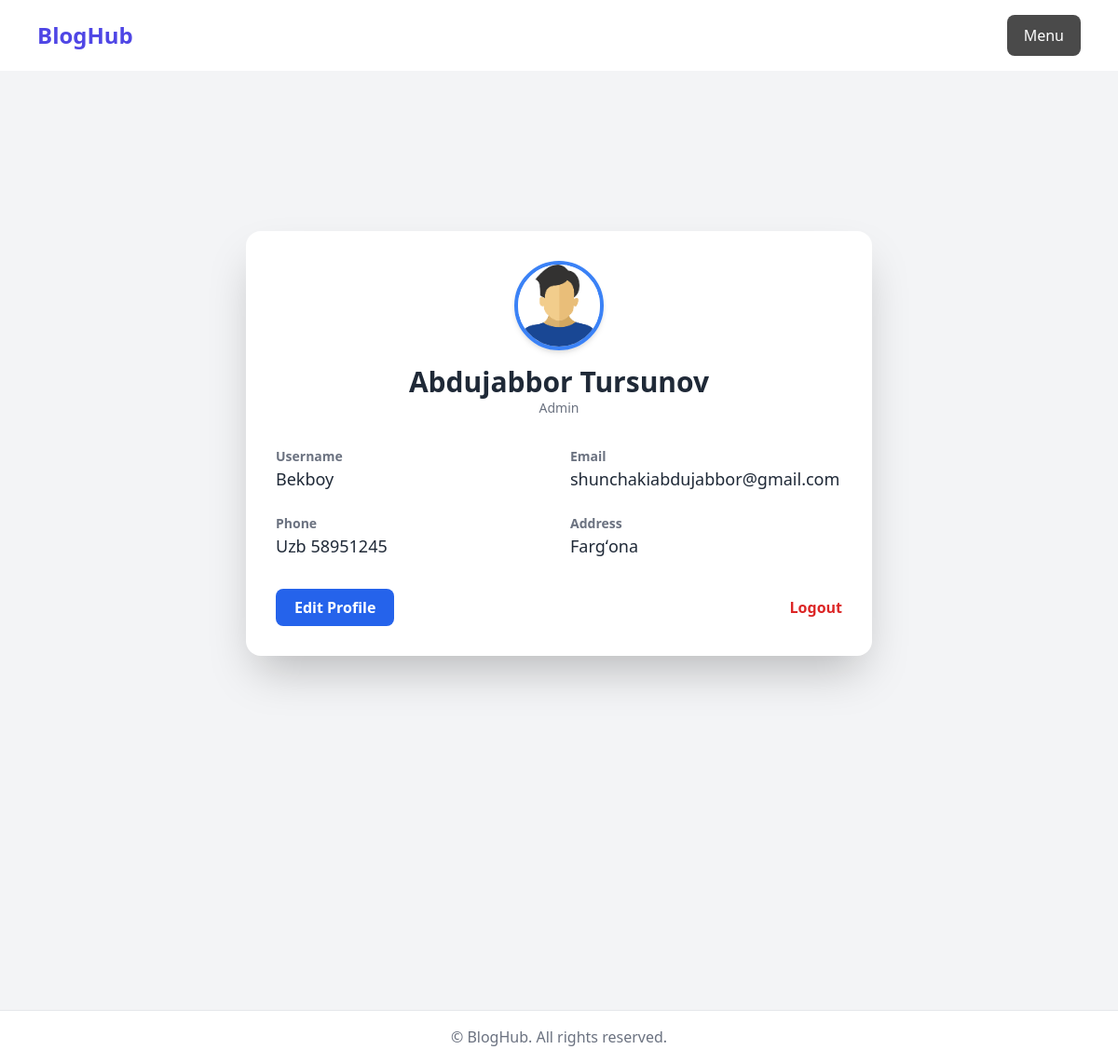
/profile/profile/ (signed in), run on an earlier commit of the app's database.
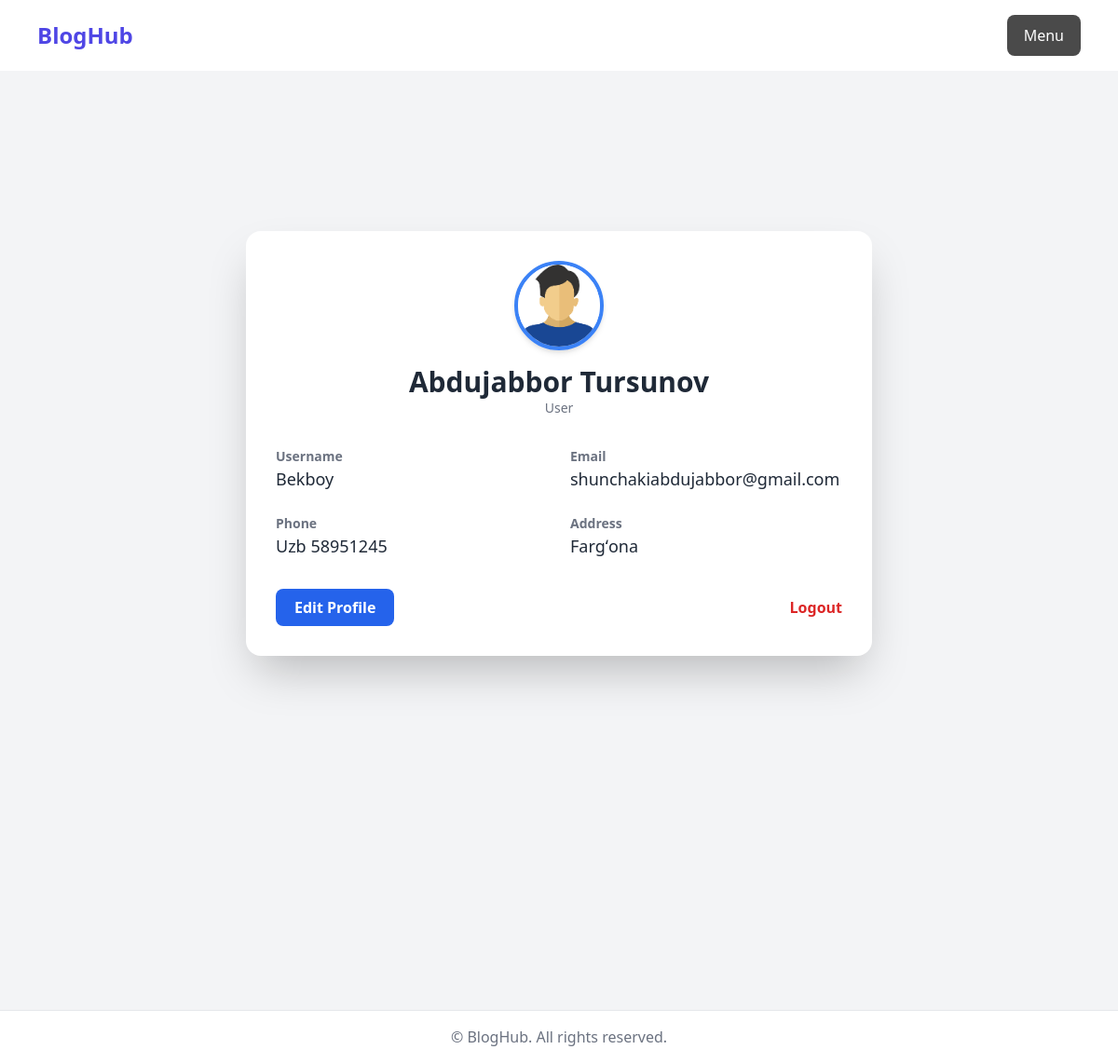
And on a later commit of the database.
### accounts/models.py (models this page shows, shortened)
class UserProfile(models.Model):
    user = models.OneToOneField(User, on_delete=models.CASCADE, null=True, blank=True, related_name='profile')
    position = models.CharField(max_length=10, choices=[(k, v) for k, v in positions.items()], default='user')
    first_name = models.CharField(max_length=100)
    last_name = models.CharField(max_length=100)
    username = models.CharField(max_length=100, unique=True, blank=True, null=True)
    email = models.EmailField(max_length=100, unique=True)
    address = models.CharField(max_length=250)
    country_code = models.CharField(max_length=20, choices=[(k, v) for k, v in country_codes.items()], default='Uzb')
    phone = models.IntegerField()

### auth/views.py (the view)
# urls.py: path('profile/', include('auth.urls')),
@login_required(login_url='login_view')
def profile(request):
    user = request.user
    userprofile = UserProfile.objects.get(user=user)
    return render(request, 'auth/userprofile.html', {'userprofile': userprofile})

### templates/auth/userprofile.html (shortened to what this page needs)
{% extends 'base.html' %}
{% load static %}
{% block content %}
<div class="min-h-screen flex items-center justify-center bg-gray-100 px-4 py-10">
  <div class="bg-white shadow-2xl rounded-2xl w-full max-w-2xl p-8">
    <div class="text-center mb-8">
      <img src="{% static 'images.png' %}" alt="Profile"
           class="w-24 h-24 rounded-full mx-auto border-4 border-blue-500 shadow-md">
      <h2 class="text-3xl font-bold text-gray-800 mt-4">{{ userprofile.first_name }} {{ userprofile.last_name }}</h2>
      <p class="text-gray-500 text-sm">{{ userprofile.position|capfirst }}</p>
    </div>
    <div class="grid grid-cols-1 md:grid-cols-2 gap-6">
      <div>
        <p class="text-sm font-semibold text-gray-500">Username</p>
        <p class="text-lg text-gray-800">{{ userprofile.username }}</p>
      </div>
      <div>
        <p class="text-sm font-semibold text-gray-500">Email</p>
        <p class="text-lg text-gray-800">{{ userprofile.email }}</p>
      </div>
      <div>
        <p class="text-sm font-semibold text-gray-500">Phone</p>
        <p class="text-lg text-gray-800">{{ userprofile.country_code }} {{ userprofile.phone }}</p>
      </div>
      <div>
        <p class="text-sm font-semibold text-gray-500">Address</p>
        <p class="text-lg text-gray-800">{{ userprofile.address }}</p>
      </div>
    </div>
    <div class="mt-8 flex justify-between items-center">
      <a href="{% url 'update_profile' %}"
         class="bg-blue-600 hover:bg-blue-700 text-white px-5 py-2 rounded-lg font-semibold transition duration-300">
        Edit Profile
      </a>
      <a href="{% url 'logout_view' %}"
         class="text-red-600 hover:underline font-semibold">
        Logout
      </a>
    </div>
  </div>
</div>
{% endblock content %}

What changed in the data, as far as the page shows it:
changed UserProfile "Abdujabbor": position "Admin" → "User"
